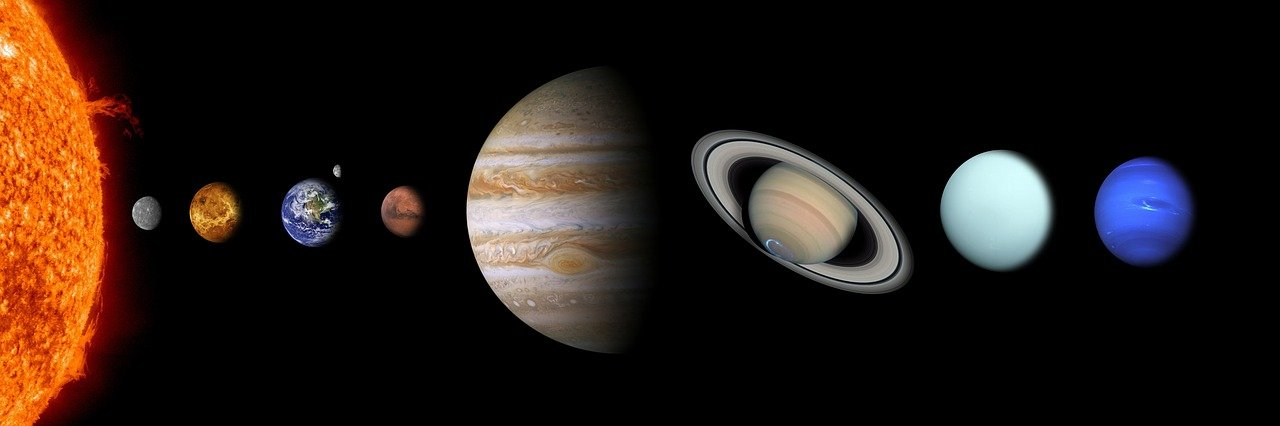
#> input picture solar-system.jpg, 1280 x 426 px
$ python solar_planets.py
#> lines starting #> are read from the running program, lines starting #| are printed output that depends on the picture; after the words box and inside, x2 and y2 are one past the last pixel; in counts of white or black regions, pixels touching at a corner belong together
import cv2
img=cv2.imread("solar-system.jpg")
#> img is the input picture: shape (426, 1280, 3); mean B, G, R 20.5, 25.8, 36.5
sun=img[120:360,400:500]
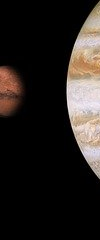
#> sun: shape (240, 100, 3); mean B, G, R 31.1, 34.5, 39.8
img[0:240,500:600]=sun
text_to_show1="SUN"
text_to_show2="MERCURY"
text_to_show3="VENUS"
text_to_show4="EARTH"
text_to_show5="Mars"
text_to_show6="Jupitar"
text_to_show7="Saturn"
text_to_show8="Uranus"
text_to_show9="Neptune"
cv2.putText(img,
            text_to_show1,
            (20,300),
            fontFace=cv2.FONT_HERSHEY_COMPLEX,
            fontScale=1,
            color=(255,255,255),
            )
cv2.putText(img,
            text_to_show2,
            (120,250),
            fontFace=cv2.FONT_HERSHEY_COMPLEX,
            fontScale=0.4,
            color=(255,255,255),
            )
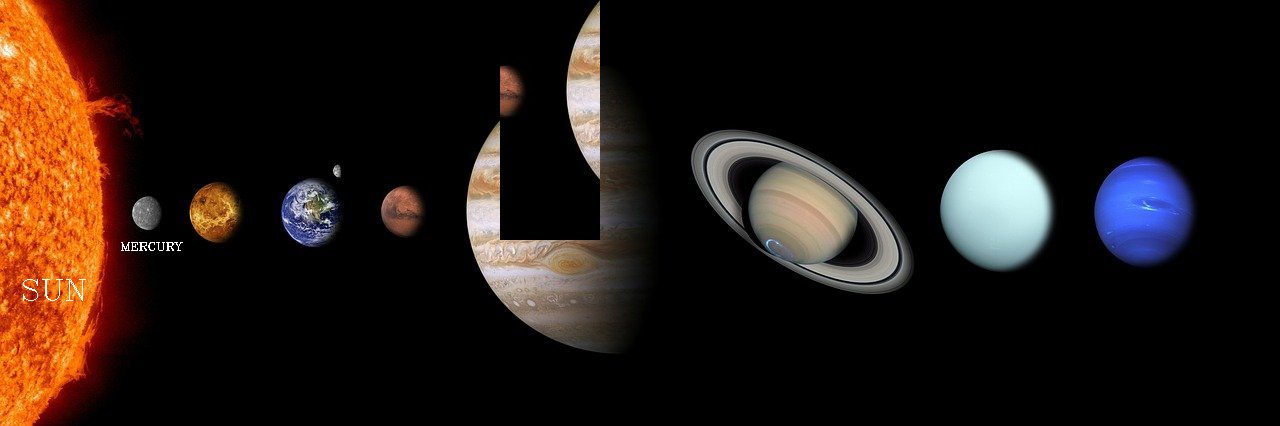
#> img: shape (426, 1280, 3); mean B, G, R 18.9, 23.9, 34.4
cv2.putText(img,
            text_to_show3,
            (180,200),
            fontFace=cv2.FONT_HERSHEY_COMPLEX,
            fontScale=0.4,
            color=(255,255,255),
            )
#> img: shape (426, 1280, 3); 0.03% of pixels changed, all inside (x1, y1, x2, y2) = (180, 192, 223, 201)
cv2.putText(img,
            text_to_show4,
            (280,180),
            fontFace=cv2.FONT_HERSHEY_COMPLEX,
            fontScale=0.4,
            color=(255,255,255),
            )
#> img: shape (426, 1280, 3); mean B, G, R 19, 24.1, 34.5
cv2.putText(img,
            text_to_show5,
            (420,180),
            fontFace=cv2.FONT_HERSHEY_COMPLEX,
            fontScale=0.4,
            color=(255,255,255),
            )
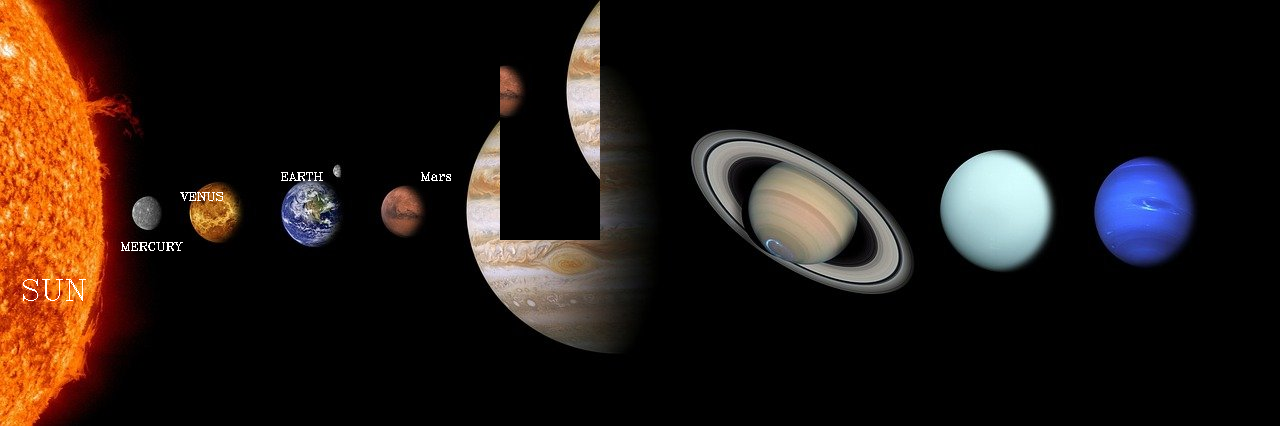
#> img: shape (426, 1280, 3); mean B, G, R 19.1, 24.1, 34.6
cv2.putText(img,
            text_to_show6,
            (520,180),
            fontFace=cv2.FONT_HERSHEY_COMPLEX,
            fontScale=0.4,
            color=(255,255,255),
            )
#> img: shape (426, 1280, 3); 0.03% of pixels changed, all inside (x1, y1, x2, y2) = (521, 172, 569, 184)
cv2.putText(img,
            text_to_show7,
            (765,180),
            fontFace=cv2.FONT_HERSHEY_COMPLEX,
            fontScale=0.4,
            color=(255,255,255),
            )
#> img: shape (426, 1280, 3); mean B, G, R 19.2, 24.2, 34.7
cv2.putText(img,
            text_to_show6,
            (960,135),
            fontFace=cv2.FONT_HERSHEY_COMPLEX,
            fontScale=0.4,
            color=(255,255,255),
            )
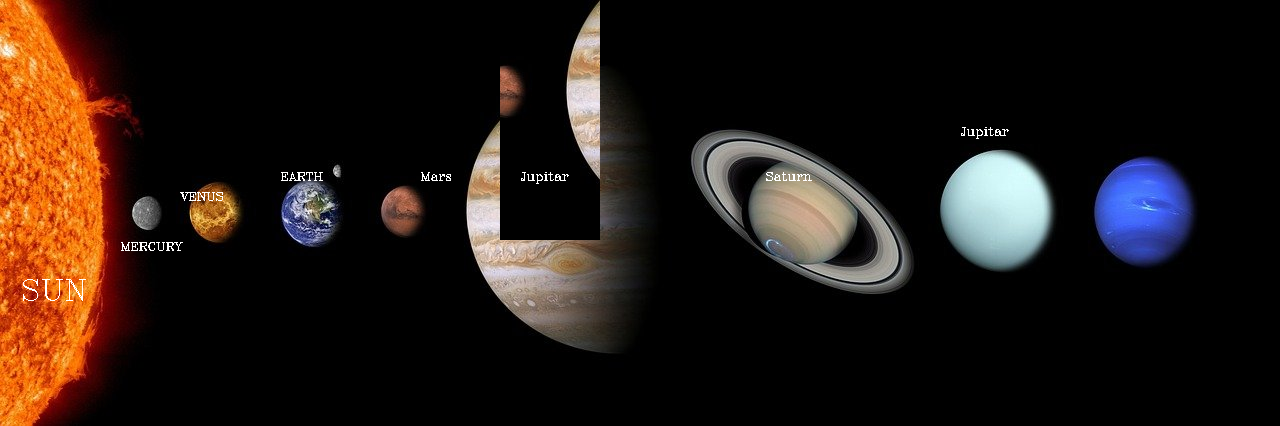
#> img: shape (426, 1280, 3); mean B, G, R 19.3, 24.3, 34.8
cv2.putText(img,
            text_to_show7,
            (1080,180),
            fontFace=cv2.FONT_HERSHEY_COMPLEX,
            fontScale=0.4,
            color=(255,255,255),
            )
#> img: shape (426, 1280, 3); 0.03% of pixels changed, all inside (x1, y1, x2, y2) = (1081, 172, 1127, 181)
cv2.imshow("output",img)
cv2.waitKey(0)
cv2.imwrite("solar-system.jpg",img)
